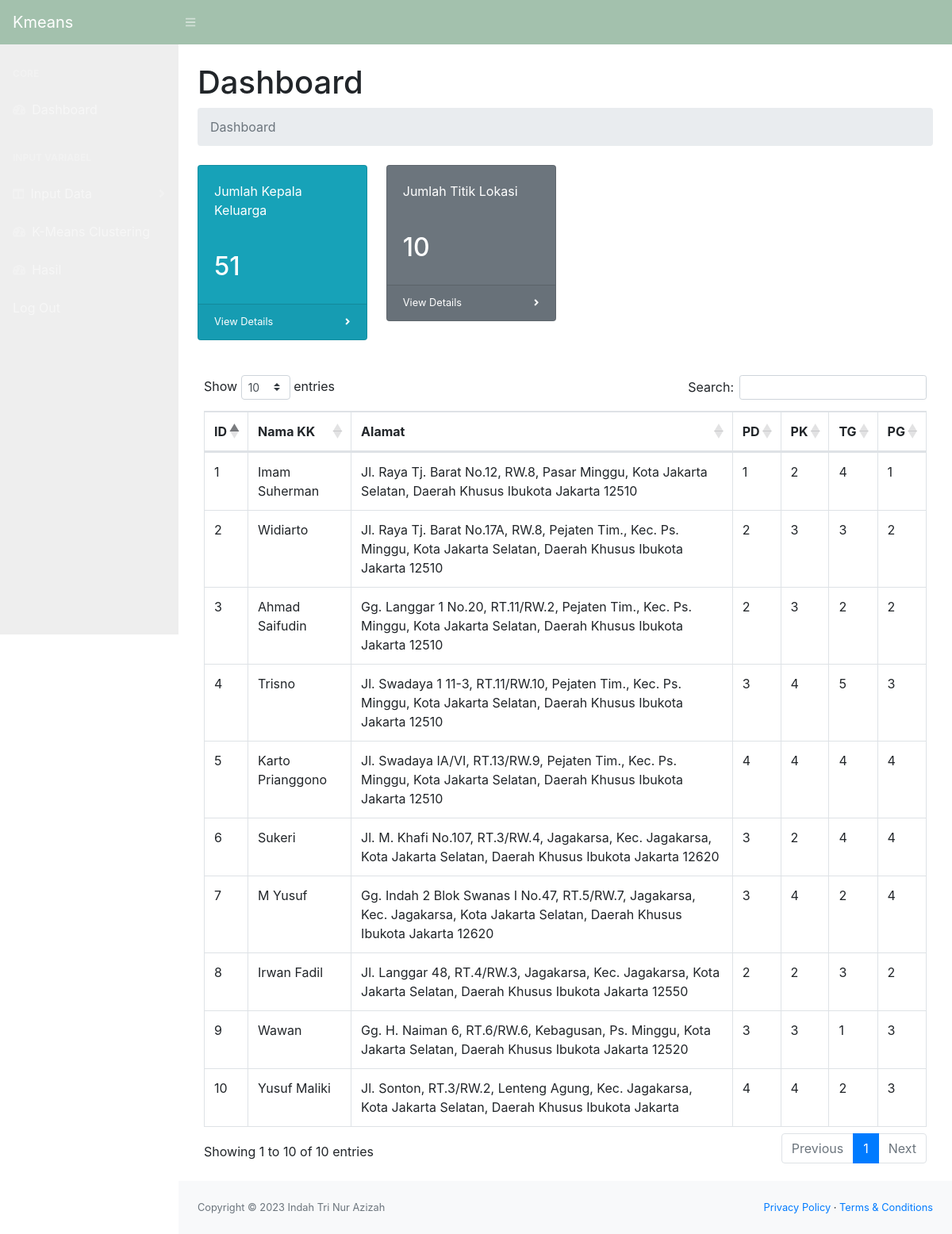
The page / on the database its author committed.
### tables this page shows
CREATE TABLE `dt_lok` (
  `id_lok` int(11) NOT NULL,
  `id_kk` int(11) NOT NULL,
  `alamat` varchar(150) NOT NULL,
  `lat` varchar(50) NOT NULL,
  `longit` varchar(50) NOT NULL
);

CREATE TABLE `dt_kk` (
  `id_kk` int(11) NOT NULL,
  `nama_kk` varchar(50) NOT NULL,
  `pendidikan` int(11) NOT NULL,
  `pekerjaan` int(11) NOT NULL,
  `tanggungan` int(11) NOT NULL,
  `pengeluaran` int(11) NOT NULL
);

### index.php (the view, shortened to what this page needs)
<?php
require 'koneksi.php';
$data_kk = mysqli_query($conn, "SELECT * FROM dt_kk");
$jumlah_kk = mysqli_num_rows($data_kk);
$datalmt = mysqli_query($conn, "SELECT * FROM dt_lok");
$jumlah_almt = mysqli_num_rows($datalmt);
?>
<!DOCTYPE html>
<html lang="en">
    <head>
        <link href="css/styles.css" rel="stylesheet" />
        <link href="https://cdn.datatables.net/1.10.20/css/dataTables.bootstrap4.min.css" rel="stylesheet" />
    </head>
    <body class="sb-nav-fixed">
        <nav style="background:#A3C1AD;" class="sb-topnav navbar navbar-expand navbar-dark">
            <a class="navbar-brand" href="index.php">Kmeans</a>
            <button class="btn btn-link btn-sm order-1 order-lg-0" id="sidebarToggle" href="#"><i class="fas fa-bars"></i></button>
        </nav>
        <div id="layoutSidenav">
            <div id="layoutSidenav_nav">
                <nav class="sb-sidenav accordion sb-sidenav-dark" id="sidenavAccordion">
                    <div class="sb-sidenav-menu">
                        <div class="nav">
                            <div class="sb-sidenav-menu-heading">Core</div>
                            <a class="nav-link" href="index.php">
                                <div class="sb-nav-link-icon"><i class="fas fa-tachometer-alt"></i></div>
                            </a>
                            <div class="sb-sidenav-menu-heading">Input Variabel</div>
                            <a class="nav-link collapsed" href="#" data-toggle="collapse" data-target="#collapseLayouts" aria-expanded="false" aria-controls="collapseLayouts">
                                <div class="sb-nav-link-icon"><i class="fas fa-columns"></i></div>
                                <div class="sb-sidenav-collapse-arrow"><i class="fas fa-angle-down"></i></div>
                            </a>
                            <a class="nav-link" href="keluar.php">
                                <div class="sb-nav-link-icon"><i class="fas fa-tachometer-alt"></i></div>
                            </a>
                            <a class="nav-link" href="hasil.php">
                                <div class="sb-nav-link-icon"><i class="fas fa-tachometer-alt"></i></div>
                            </a>
                            <a class="nav-link" href="login.php">
                            </a>
                        </div>
                    </div>
                </nav>
            </div>
            <div id="layoutSidenav_content">
                <main>
                    <div class="container-fluid">
                    <h1 class="mt-4">Dashboard</h1>
                        <ol class="breadcrumb mb-4">
                            <li class="breadcrumb-item active">Dashboard</li>
                        </ol>
                        <div class="row">
                            <div class="col-xl-3 col-md-6">
                                <div class="card bg-info text-white mb-4">
                                    <div class="card-body">Jumlah Kepala Keluarga</div>
                                    <div class="card-body"><h2><?php echo $jumlah_kk; ?></h2></div>
                                    <div class="card-footer d-flex align-items-center justify-content-between">
                                        <a class="small text-white stretched-link" href="#dataTable">View Details</a>
                                        <div class="small text-white"><i class="fas fa-angle-right"></i></div>
                                    </div>
                                </div>
                            </div>
                            <div class="col-xl-3 col-md-6">
                                <div class="card bg-secondary text-white mb-4">
                                    <div class="card-body">Jumlah Titik Lokasi</div>
                                    <div class="card-body"><h2><?php echo $jumlah_almt; ?></h2></div>
                                    <div class="card-footer d-flex align-items-center justify-content-between">
                                        <a class="small text-white stretched-link" href="#">View Details</a>
                                        <div class="small text-white"><i class="fas fa-angle-right"></i></div>
                                    </div>
                                </div>
                            </div>
                            <div class="card-body">
                                <div class="table-responsive">
                                    <table class="table table-bordered" id="dataTable" width="100%" cellspacing="0">
                                        <thead>
                                            <tr>
                                                <th>ID</th>
                                                <th>Nama KK</th>
                                                <th>Alamat</th>
                                                <th>PD</th>
                                                <th>PK</th>
                                                <th>TG</th>
                                                <th>PG</th>
                                            </tr>
                                        </thead>
                                        <tbody>
                                            <?php
                                            $i=1;
                                            $ambilsemuadatastock = mysqli_query($conn,"SELECT * FROM dt_lok m, dt_kk s WHERE s.id_kk = m.id_kk");
                                            while ($data = mysqli_fetch_array($ambilsemuadatastock)){
                                                $namakk = $data['nama_kk'];
                                                $alamat = $data['alamat'];
                                                $pendidikan = $data['pendidikan'];
                                                $pekerjaan = $data['pekerjaan'];
                                                $tanggungan = $data['tanggungan'];
                                                $pengeluaran = $data['pengeluaran'];
                                            ?>
                                            <tr>
                                                <td><?php echo $i++ ?></td>
                                                <td><?php echo $namakk ?></td>
                                                <td><?php echo $alamat ?></td>
                                                <td><?php echo $pendidikan ?></td>
                                                <td><?php echo $pekerjaan ?></td>
                                                <td><?php echo $tanggungan ?></td>
                                                <td><?php echo $pengeluaran ?></td>
                                            </tr>
                                            <?php
                                            }
                                            ?>
                                        </tbody>
                                    </table>
                                </div>
                            </div>
                        </div>
                    </div>
                </main>
                <footer class="py-4 bg-light mt-auto">
                    <div class="container-fluid">
                        <div class="d-flex align-items-center justify-content-between small">
                            <div class="text-muted">Copyright &copy; 2023 Indah Tri Nur Azizah</div>
                            <div>
                                <a href="#">Privacy Policy</a>
                                &middot;
                                <a href="#">Terms &amp; Conditions</a>
                            </div>
                        </div>
                    </div>
                </footer>
            </div>
        </div>
    </body>
</html>

### rows shown on the page
dt_lok: id_kk.nama_kk "Imam Suherman", alamat "Jl. Raya Tj. Barat No.12, RW.8, Pasar Minggu, Kota Jakarta Selatan, Daerah Khusus Ibukota Jakarta 12510", id_kk.pendidikan "1", id_kk.pekerjaan "2", id_kk.tanggungan "4", id_kk.pengeluaran "1"
dt_lok: id_kk.nama_kk "Widiarto", alamat "Jl. Raya Tj. Barat No.17A, RW.8, Pejaten Tim., Kec. Ps. Minggu, Kota Jakarta Selatan, Daerah Khusus Ibukota Jakarta 12510", id_kk.pendidikan "2", id_kk.pekerjaan "3", id_kk.tanggungan "3", id_kk.pengeluaran "2"
dt_lok: id_kk.nama_kk "Ahmad Saifudin", alamat "Gg. Langgar 1 No.20, RT.11/RW.2, Pejaten Tim., Kec. Ps. Minggu, Kota Jakarta Selatan, Daerah Khusus Ibukota Jakarta 12510", id_kk.pendidikan "2", id_kk.pekerjaan "3", id_kk.tanggungan "2", id_kk.pengeluaran "2"
dt_lok: id_kk.nama_kk "Trisno", alamat "Jl. Swadaya 1 11-3, RT.11/RW.10, Pejaten Tim., Kec. Ps. Minggu, Kota Jakarta Selatan, Daerah Khusus Ibukota Jakarta 12510", id_kk.pendidikan "3", id_kk.pekerjaan "4", id_kk.tanggungan "5", id_kk.pengeluaran "3"
dt_lok: id_kk.nama_kk "Karto Prianggono", alamat "Jl. Swadaya IA/VI, RT.13/RW.9, Pejaten Tim., Kec. Ps. Minggu, Kota Jakarta Selatan, Daerah Khusus Ibukota Jakarta 12510", id_kk.pendidikan "4", id_kk.pekerjaan "4", id_kk.tanggungan "4", id_kk.pengeluaran "4"
dt_lok: id_kk.nama_kk "Sukeri", alamat "Jl. M. Khafi No.107, RT.3/RW.4, Jagakarsa, Kec. Jagakarsa, Kota Jakarta Selatan, Daerah Khusus Ibukota Jakarta 12620", id_kk.pendidikan "3", id_kk.pekerjaan "2", id_kk.tanggungan "4", id_kk.pengeluaran "4"
dt_lok: id_kk.nama_kk "M Yusuf", alamat "Gg. Indah 2 Blok Swanas I No.47, RT.5/RW.7, Jagakarsa, Kec. Jagakarsa, Kota Jakarta Selatan, Daerah Khusus Ibukota Jakarta 12620", id_kk.pendidikan "3", id_kk.pekerjaan "4", id_kk.tanggungan "2", id_kk.pengeluaran "4"
dt_lok: id_kk.nama_kk "Irwan Fadil", alamat "Jl. Langgar 48, RT.4/RW.3, Jagakarsa, Kec. Jagakarsa, Kota Jakarta Selatan, Daerah Khusus Ibukota Jakarta 12550", id_kk.pendidikan "2", id_kk.pekerjaan "2", id_kk.tanggungan "3", id_kk.pengeluaran "2"
dt_lok: id_kk.nama_kk "Wawan", alamat "Gg. H. Naiman 6, RT.6/RW.6, Kebagusan, Ps. Minggu, Kota Jakarta Selatan, Daerah Khusus Ibukota Jakarta 12520", id_kk.pendidikan "3", id_kk.pekerjaan "3", id_kk.tanggungan "1", id_kk.pengeluaran "3"
dt_lok: id_kk.nama_kk "Yusuf Maliki", alamat "Jl. Sonton, RT.3/RW.2, Lenteng Agung, Kec. Jagakarsa, Kota Jakarta Selatan, Daerah Khusus Ibukota Jakarta", id_kk.pendidikan "4", id_kk.pekerjaan "4", id_kk.tanggungan "2", id_kk.pengeluaran "3"

### other values the page prints
$jumlah_kk "51"
$jumlah_almt "10"
